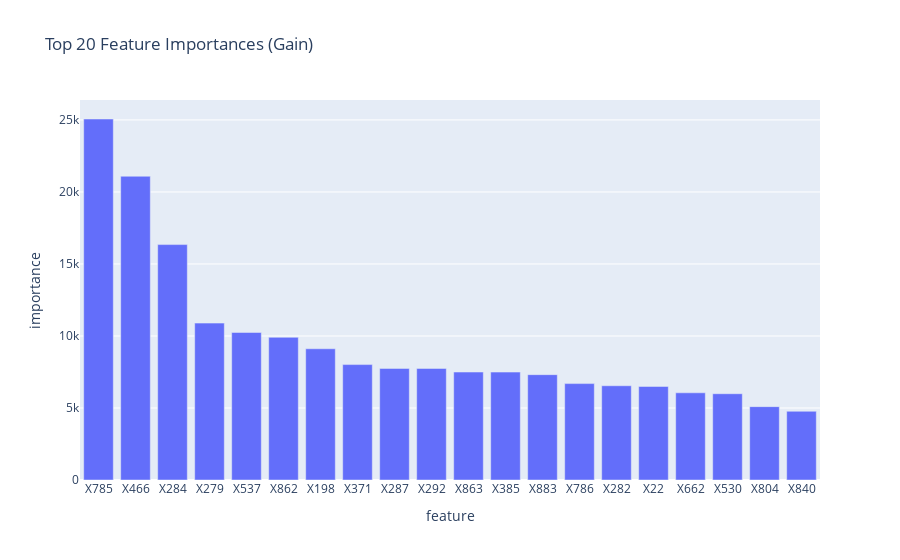

This figure's notebook cell:
### Code cell
importances = model.feature_importance(importance_type='gain')
feature_importance_df = pls.DataFrame({
    "feature": train_feature_list,
    "importance": importances
}).sort("importance", descending=True)

feature_importance_df.head(20)

px.bar(feature_importance_df.head(20).to_pandas(), x="feature", y="importance", title="Top 20 Feature Importances (Gain)").show()

### Figure 1 — Plotly figure (JSON) as saved in the notebook; plotly's stock layout.template omitted (floating-point values rounded to 4 significant figures)
{"data": [{"hovertemplate": "feature=%{x}<br>importance=%{y}<extra></extra>", "legendgroup": "", "marker": {"color": "#636efa", "pattern": {"shape": ""}}, "name": "", "orientation": "v", "showlegend": false, "textposition": "auto", "type": "bar", "x": ["X785", "X466", "X284", "X279", "X537", "X862", "X198", "X371", "X287", "X292", "X863", "X385", "X883", "X786", "X282", "X22", "X662", "X530", "X804", "X840"], "xaxis": "x", "y": [25060.0, 21090.0, 16340.0, 10890.0, 10240.0, 9906.0, 9110.0, 8013.0, 7747.0, 7745.0, 7495.0, 7493.0, 7314.0, 6693.0, 6543.0, 6495.0, 6053.0, 5989.0, 5093.0, 4770.0], "yaxis": "y"}], "layout": {"barmode": "relative", "legend": {"tracegroupgap": 0}, "title": {"text": "Top 20 Feature Importances (Gain)"}, "xaxis": {"anchor": "y", "domain": [0, 1], "title": {"text": "feature"}}, "yaxis": {"anchor": "x", "domain": [0, 1], "title": {"text": "importance"}}}}
